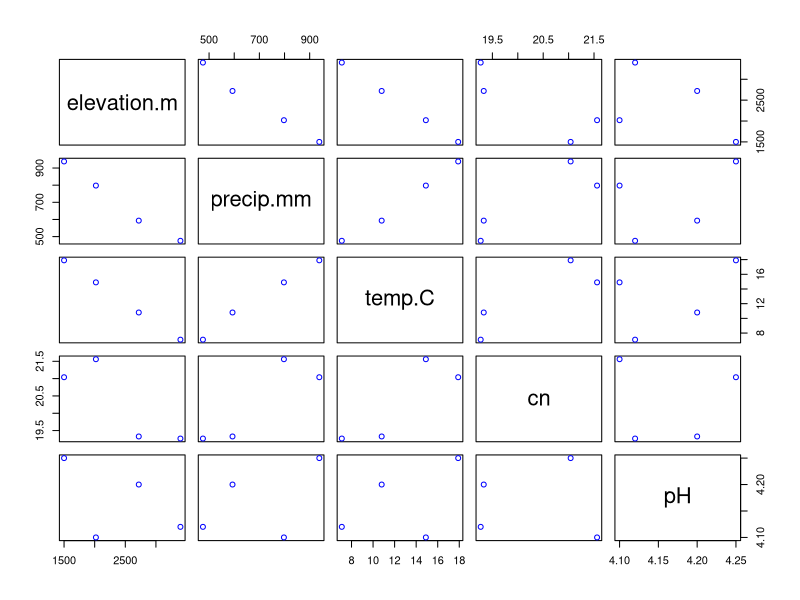
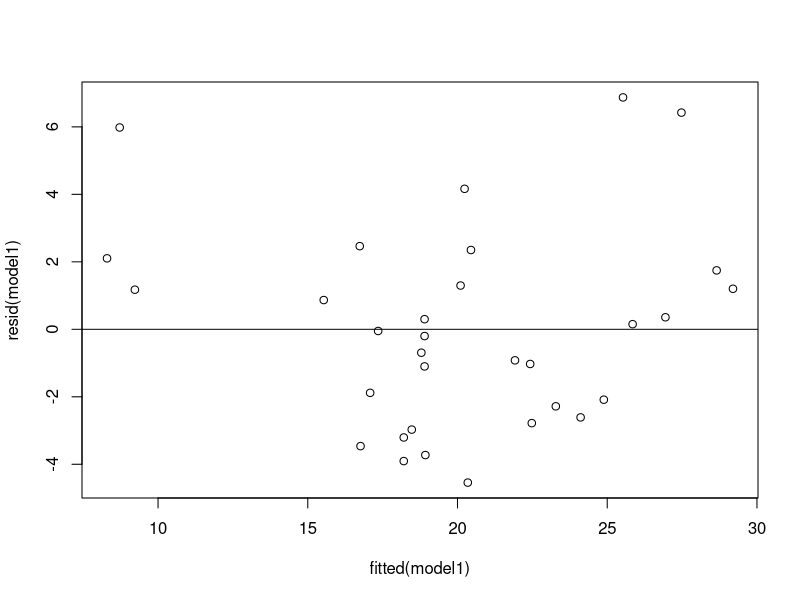
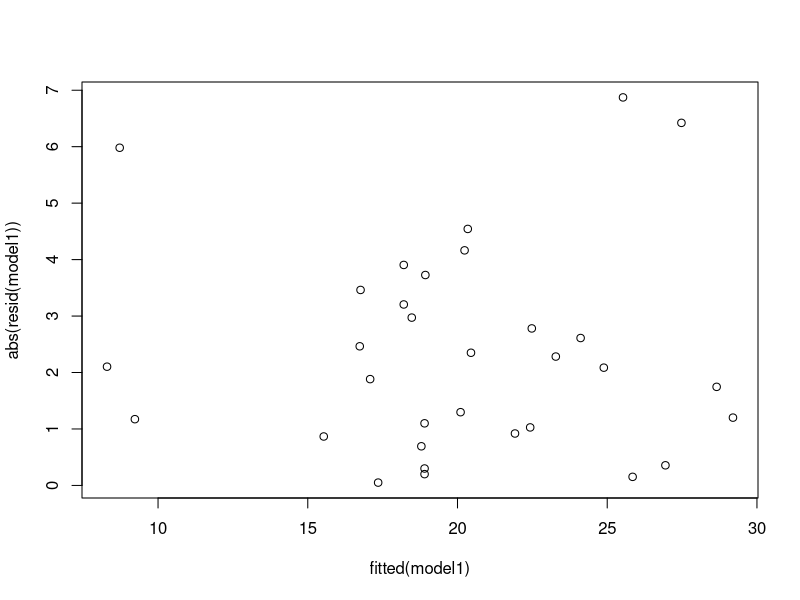
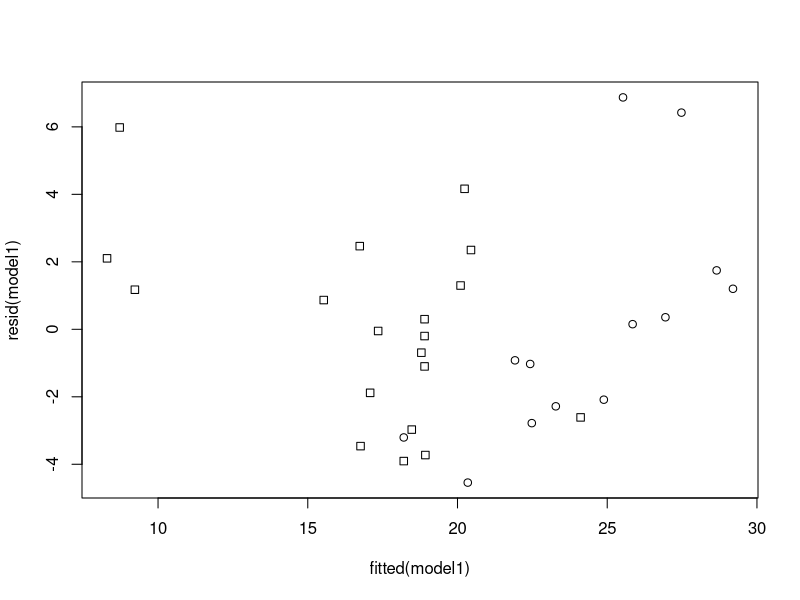

R code for these plots, in order: (Note: this script raises an error after producing the figures.)
## ---- chunk 1
#Input of elevation data in meters
m <- c(1500,2020,2720,3400)
#Input of precip data (mm) at each elevation
ppt <- c(938.3,797.6,593.2,475.6)
#Input of mean temperature data (degrees celsius) at each elevation
temp <- c(17.9,14.9,10.8,7.1)
#Input of soil C:N ratio at each elevation
cn <- c(21.04,21.56,19.33,19.27)
#Input of O-horizon soil pH at each elevation
pH <- c(4.25,4.1,4.2,4.12)
## ---- chunk 2
cor(m,ppt)
cor(m,temp)
cor(temp,ppt)
cor(m,cn)
cor(m,pH)
cor(temp,pH)
## ---- chunk 3
abiotic <- data.frame(elevation.m= m, precip.mm=ppt,temp.C = temp, cn = cn, pH= pH)
#Plot all possible combinations of these variables with blue symbols
plot(abiotic, col= "blue")
## ---- chunk 4
m1 <- lm(pH~temp.C, data= abiotic)
summary(m1)
## ---- chunk 5
model1 <- lm(mpg~wt,data=mtcars)
summary(model1)
## ---- chunk 6
plot(fitted(model1),resid(model1))
abline(h=0)
## ---- chunk 7
plot(fitted(model1),abs(resid(model1)))
## ---- chunk 8
summary(lm(abs(resid(model1))~ fitted(model1)))
## ---- chunk 9
plot(resid(model1)~fitted(model1),pch=unclass(mtcars$am))
## ---- chunk 10
library(car)
levenetest(mtcars$mpg,mtcars$am)
## ---- chunk 11
qqnorm(resid(model1),ylab="Residuals")
qqline(resid(model1))
## ---- chunk 12
plot(density(resid(model1)))
rug(resid(model1))
## ---- chunk 13
gi <- influence(model1)
qqnorm(gi$coef[,2])
